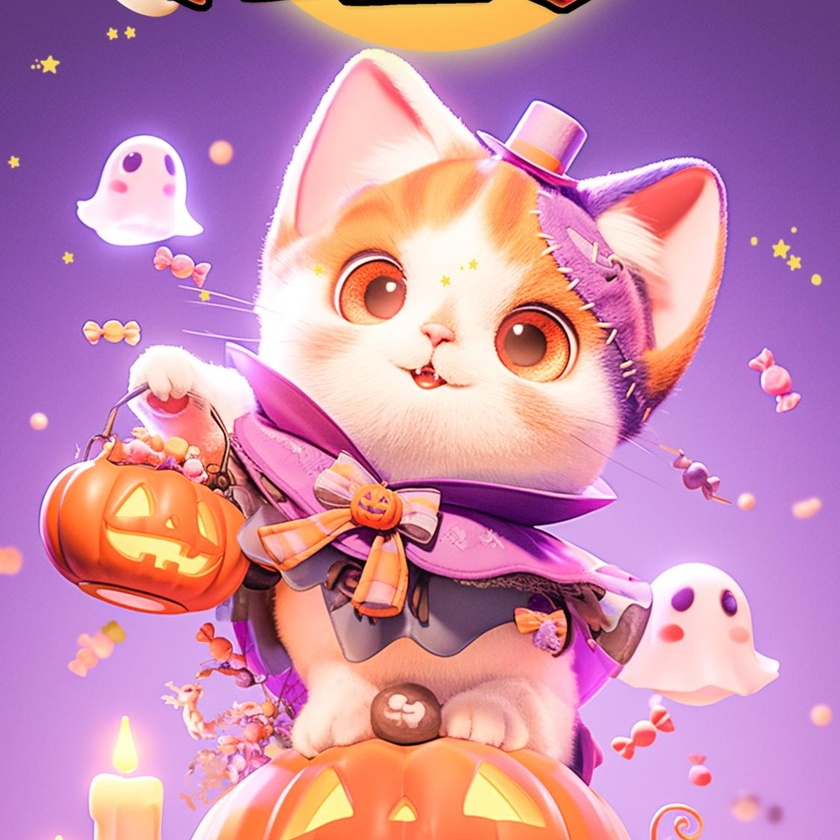
#> input picture chat/cat2.jpg, 840 x 840 px, shrunk from 1125 x 1125 before the run
$ python draw.py
#> lines starting #> are read from the running program, lines starting #| are printed output that depends on the picture
from PIL import Image, ImageDraw

def add_grid_to_image(image_path, output_path, grid_size=20, grid_color=(0, 0, 0, 128)):
    """
    在图片上添加网格。

    :param image_path: 输入图片路径
    :param output_path: 输出图片路径
    :param grid_size: 网格大小（像素）
    :param grid_color: 网格颜色，默认为半透明黑色 (RGBA 格式)
    """
#> called with image_path = 'cat2.jpg', output_path = 'cat2.png', grid_size = 50, grid_color = (255, 0, 0, 128)
    # 打开图片
    img = Image.open(image_path).convert("RGBA")
    width, height = img.size
#> width = 840; height = 840

    # 创建一个透明图层用于绘制网格
    overlay = Image.new("RGBA", (width, height), (255, 255, 255, 0))
    draw = ImageDraw.Draw(overlay)
    grid_size = int(width/4)
#> grid_size = 210

    # 绘制水平线
    for y in range(0, height, grid_size):
        draw.line([(0, y), (width, y)], fill=grid_color, width=3)

    # 绘制垂直线
    for x in range(0, width, grid_size):
        draw.line([(x, 0), (x, height)], fill=grid_color, width=3)

    # 将网格图层叠加到原始图片
    img_with_grid = Image.alpha_composite(img, overlay)
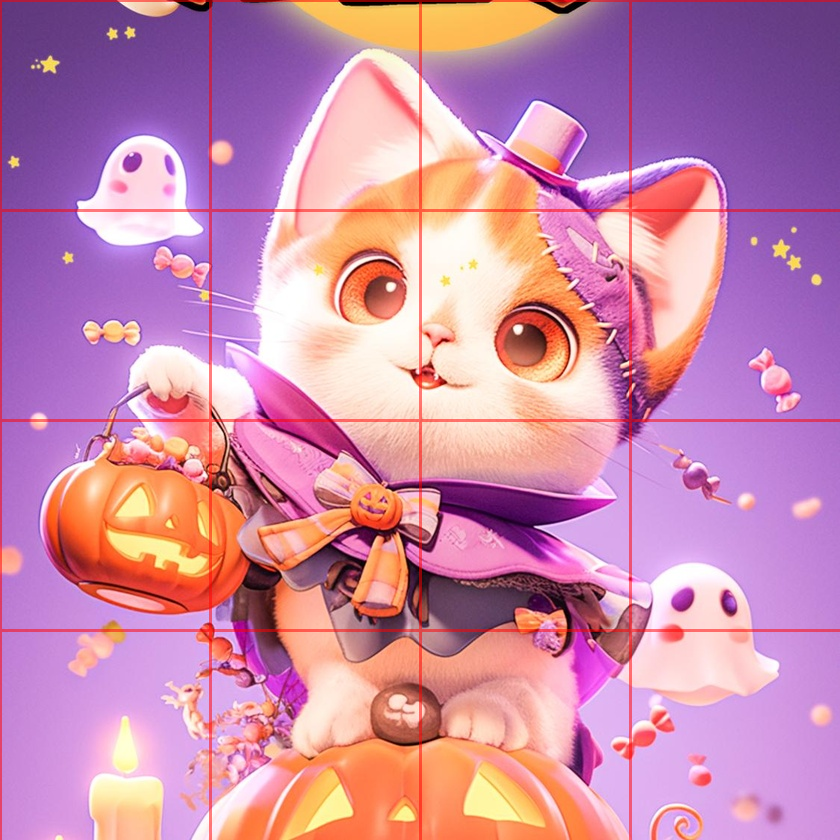
#> img_with_grid: PIL image 840x840 RGBA; mean R, G, B, A 203.5, 137.8, 170.7, 255

    # 保存结果
    img_with_grid.save(output_path)
    print(f"添加网格后的图片已保存到: {output_path}")

# 示例使用
image_path = "cat2.jpg"  # 输入图片路径
output_path = "cat2.png"  # 输出图片路径
add_grid_to_image(image_path, output_path, grid_size=50, grid_color=(255, 0, 0, 128))

$ run again, with chat/cat.jpg copied over chat/cat2.jpg
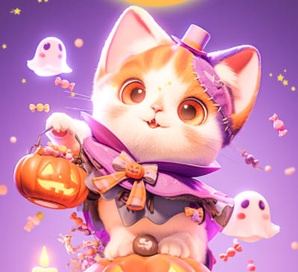
#> input picture chat/cat.jpg, 298 x 272 px, shrunk from 399 x 364 before the run
#> in add_grid_to_image, `img_with_grid = Image.alpha_composite(img, overlay)`:
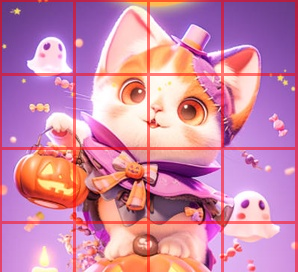
#> img_with_grid: PIL image 298x272 RGBA; mean R, G, B, A 205.6, 133.9, 167.9, 255
